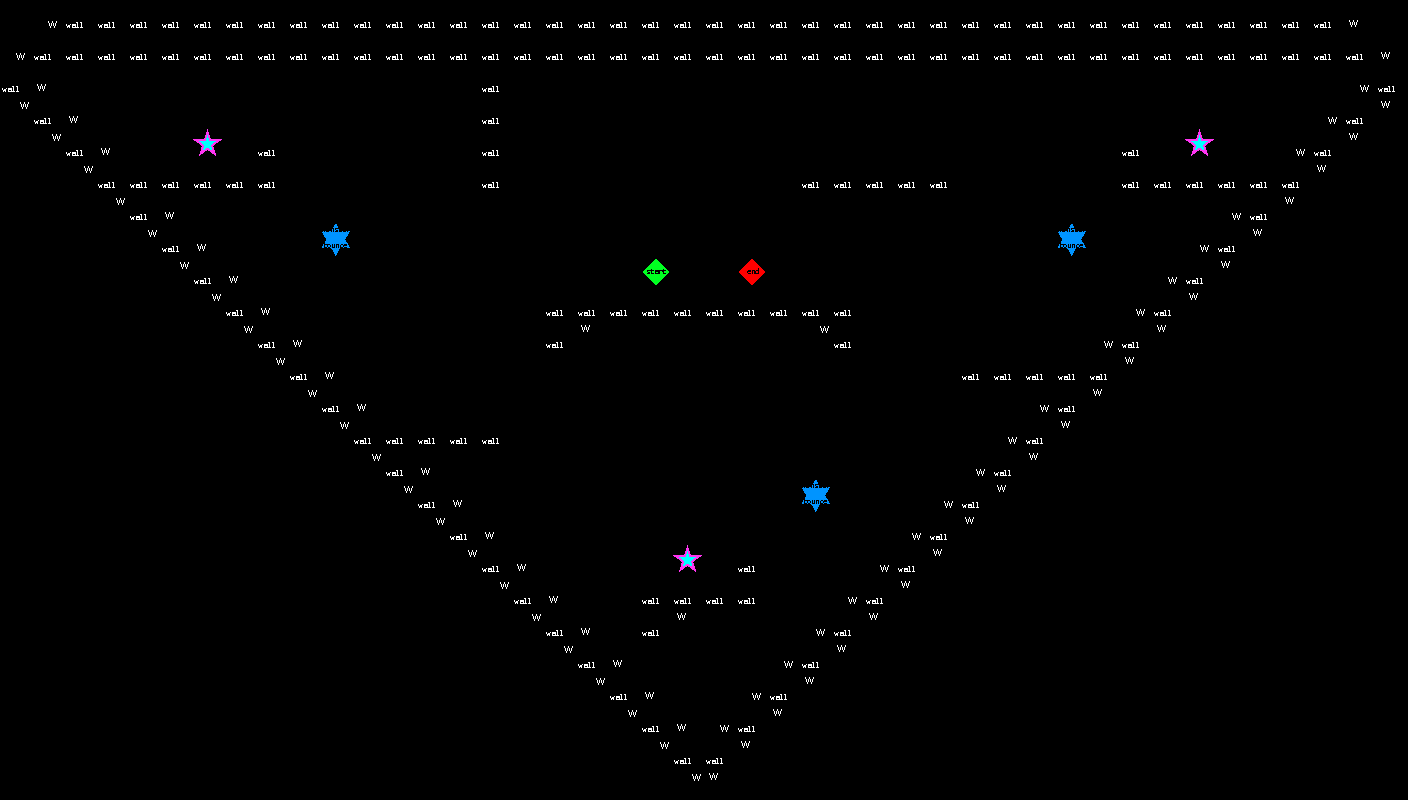

This game map was drawn from its Tiled (.tmx) file and the tilesets committed beside it. A one-line description and the full map source follow:
An orthogonal 44x25 tile map with 32x32 px tiles, 1 tile layer (Walls).

<map version="1.0" tiledversion="1.0.2" orientation="orthogonal" renderorder="right-down" width="44" height="25" tilewidth="32" tileheight="32" nextobjectid="1">
 <tileset firstgid="1" name="SampleMap" tilewidth="32" tileheight="32" tilecount="64" columns="8">
  <image source="SampleMap.png" width="256" height="256" />
 </tileset>
 <layer name="Walls" width="44" height="25">
  <data encoding="csv">
0,44,1,1,1,1,1,1,1,1,1,1,1,1,1,1,1,1,1,1,1,1,1,1,1,1,1,1,1,1,1,1,1,1,1,1,1,1,1,1,1,1,43,0,
44,1,1,1,1,1,1,1,1,1,1,1,1,1,1,1,1,1,1,1,1,1,1,1,1,1,1,1,1,1,1,1,1,1,1,1,1,1,1,1,1,1,1,43,
1,43,2,2,2,2,2,2,2,2,2,2,2,2,2,1,2,2,2,2,2,2,2,2,2,2,2,2,2,2,2,2,2,2,2,2,2,2,2,2,2,2,44,1,
41,1,43,2,2,0,2,2,2,2,2,2,2,2,2,1,2,2,2,2,2,2,2,2,2,2,2,2,2,2,2,2,2,2,2,2,2,2,0,2,2,44,1,42,
0,41,1,43,2,2,17,2,1,2,2,2,2,2,2,1,2,2,2,2,2,2,2,2,2,2,2,2,2,2,2,2,2,2,2,1,2,17,2,2,44,1,42,0,
0,0,41,1,1,1,1,1,1,2,2,2,2,2,2,1,2,2,2,2,2,2,2,2,2,1,1,1,1,1,2,2,2,2,2,1,1,1,1,1,1,42,0,0,
0,0,0,41,1,43,2,2,2,2,2,2,2,2,2,2,2,2,2,2,2,2,2,2,2,2,2,2,2,2,2,2,2,2,2,2,2,2,44,1,42,0,0,0,
0,0,0,0,41,1,43,2,2,2,18,2,2,2,2,2,2,2,2,2,2,2,2,2,2,2,2,2,2,2,2,2,2,18,2,2,2,44,1,42,0,0,0,0,
0,0,0,0,0,41,1,43,2,2,2,2,2,2,2,2,2,2,2,2,9,2,2,10,2,2,2,2,2,2,2,2,2,2,2,2,44,1,42,0,0,0,0,0,
0,0,0,0,0,0,41,1,43,2,2,2,2,2,2,2,2,1,1,1,1,1,1,1,1,1,1,2,2,2,2,2,2,2,2,44,1,42,0,0,0,0,0,0,
0,0,0,0,0,0,0,41,1,43,2,2,2,2,2,2,2,1,42,2,2,2,2,2,2,41,1,2,2,2,2,2,2,2,44,1,42,0,0,0,0,0,0,0,
0,0,0,0,0,0,0,0,41,1,43,2,2,2,2,2,2,2,2,2,2,2,2,2,2,2,2,2,2,2,1,1,1,1,1,42,0,0,0,0,0,0,0,0,
0,0,0,0,0,0,0,0,0,41,1,43,2,2,2,2,2,2,2,2,2,2,2,2,2,2,2,2,2,2,2,2,44,1,42,0,0,0,0,0,0,0,0,0,
0,0,0,0,0,0,0,0,0,0,41,1,1,1,1,1,2,2,2,2,2,2,2,2,2,2,2,2,2,2,2,44,1,42,0,0,0,0,0,0,0,0,0,0,
0,0,0,0,0,0,0,0,0,0,0,41,1,43,2,2,2,2,2,2,2,2,2,2,2,2,2,2,2,2,44,1,42,0,0,0,0,0,0,0,0,0,0,0,
0,0,0,0,0,0,0,0,0,0,0,0,41,1,43,2,2,2,2,2,2,2,2,2,2,18,2,2,2,44,1,42,0,0,0,0,0,0,0,0,0,0,0,0,
0,0,0,0,0,0,0,0,0,0,0,0,0,41,1,43,2,2,2,2,2,2,2,2,2,2,2,2,44,1,42,0,0,0,0,0,0,0,0,0,0,0,0,0,
0,0,0,0,0,0,0,0,0,0,0,0,0,0,41,1,43,2,2,2,2,17,2,1,2,2,2,44,1,42,0,0,0,0,0,0,0,0,0,0,0,0,0,0,
0,0,0,0,0,0,0,0,0,0,0,0,0,0,0,41,1,43,2,2,1,1,1,1,2,2,44,1,42,0,0,0,0,0,0,0,0,0,0,0,0,0,0,0,
0,0,0,0,0,0,0,0,0,0,0,0,0,0,0,0,41,1,43,2,1,42,2,2,2,44,1,42,0,0,0,0,0,0,0,0,0,0,0,0,0,0,0,0,
0,0,0,0,0,0,0,0,0,0,0,0,0,0,0,0,0,41,1,43,2,2,2,2,44,1,42,0,0,0,0,0,0,0,0,0,0,0,0,0,0,0,0,0,
0,0,0,0,0,0,0,0,0,0,0,0,0,0,0,0,0,0,41,1,43,2,2,44,1,42,0,0,0,0,0,0,0,0,0,0,0,0,0,0,0,0,0,0,
0,0,0,0,0,0,0,0,0,0,0,0,0,0,0,0,0,0,0,41,1,43,44,1,42,0,0,0,0,0,0,0,0,0,0,0,0,0,0,0,0,0,0,0,
0,0,0,0,0,0,0,0,0,0,0,0,0,0,0,0,0,0,0,0,41,1,1,42,0,0,0,0,0,0,0,0,0,0,0,0,0,0,0,0,0,0,0,0,
0,0,0,0,0,0,0,0,0,0,0,0,0,0,0,0,0,0,0,0,0,41,42,0,0,0,0,0,0,0,0,0,0,0,0,0,0,0,0,0,0,0,0,0
</data>
 </layer>
</map>
